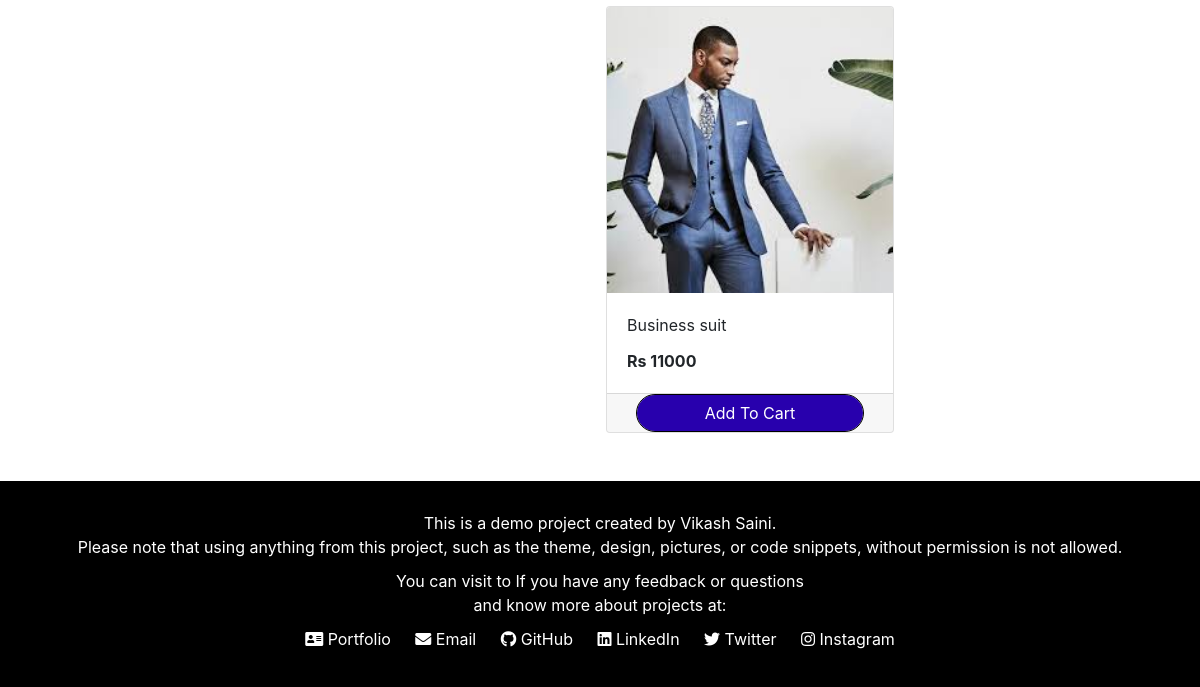
Page /store?category=23 (lower part) on the earlier database version.
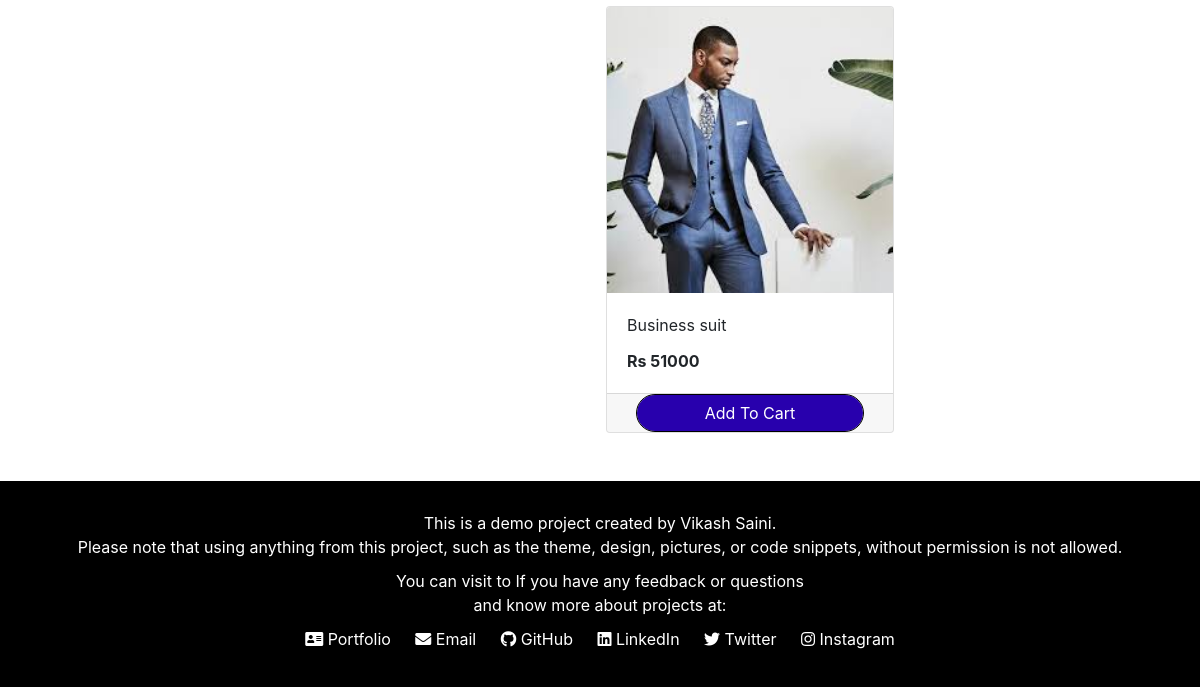
Same page on the later database version.
### store/models/product.py (models this page shows, shortened)
class Products(models.Model):
    name = models.CharField(max_length=60)
    price= models.IntegerField(default=0)
    category= models.ForeignKey(Category,on_delete=models.CASCADE,default=1 )
    description= models.CharField(max_length=250, default='', blank=True, null= True)
    image= models.ImageField(upload_to='uploads/products/')
    @staticmethod
    def get_all_products_by_categoryid(category_id):
        if category_id:
            return Products.objects.filter (category=category_id)
        else:
            return Products.get_all_products();

### store/views/home.py (the view)
# urls.py: path('' , include('store.urls'))
def store(request):
    cart = request.session.get('cart')
    if not cart:
        request.session['cart'] = {}
    products = None
    categories = Category.get_all_categories()
    categoryID = request.GET.get('category')
    if categoryID:
        products = Products.get_all_products_by_categoryid(categoryID)
    else:
        products = Products.get_all_products();
    data = {}
    data['products'] = products
    data['categories'] = categories
    print('you are : ', request.session.get('email'))
    return render(request, 'index.html', data)

### store/models/category.py (called while the page is built)
    @staticmethod
    def get_all_categories():
        return Category.objects.all()

### store/templatetags/cart.py (called while the page is built)
@register.filter (name='is_in_cart')
def is_in_cart(product, cart):
    keys = cart.keys ()
    for id in keys:
        if int (id) == product.id:
            return True
    return False;

### store/templatetags/custom_filter.py (called while the page is built)
@register.filter(name='currency')
def currency(number):
    return "Rs "+str(number)

### store/templates/index.html (shortened to what this page needs)
{% extends 'base.html' %}
{% block content %}
{% load cart %}
{% load custom_filter %}
<div class="container-fluid mt-3">
	<div class="row">
		<div class="col-lg-3 mx-auto">
		</div>
		<div id='products' class="col-lg-9 mx-auto">
			<div class="row mx-auto">
				{% for product in products %}
				<div class="card mx-auto mb-3" id={{product.id}} style="width: 18rem;">
					<img class="card-img-top" src="{{product.image.url}}" alt="Card image cap">
					<div class="card-body">
						<p class="card-title">{{product.name}}</p>
						<p class="card-text"><b>{{product.price|currency}}</b></p>
					</div>
					<div class="card-footer p-0 no-gutters">
						{% if product|is_in_cart:request.session.cart %}
						<div class="row no-gutters">
							<form action="/#{{product.id}}" class="col-2 " method="post">
								{% csrf_token %}
								<input hidden type="text" name='product' value='{{product.id}}'>
								<input hidden type="text" name='remove' value='True'>
								<input type="submit" value=" - " class="btn btn-block btn-success border-right">
							</form>
							<div class="text-center col btn btn-success">{{product|cart_quantity:request.session.cart}} in Cart</div>
							<form action="/#{{product.id}}" class="col-2 " method="post">
								{% csrf_token %}
								<input hidden type="text" name='product' value='{{product.id}}'>
								<input type="submit" value=" + " class="btn btn-block btn-success border-left">
							</form>
						</div>
						{% else %}
						<form action="/#{{product.id}}" method="POST" class="btn-block">
							<input type="submit" class="float-right btn btn-success form-control"
								value="Add To Cart">
						</form>
						{% endif %}
					</div>
				</div>
				{% endfor %}
			</div>
		</div>
	</div>
</div>
{% endblock %}

Differences in the rows shown:
changed Products "Business suit": price "Rs 11000" → "Rs 51000"
